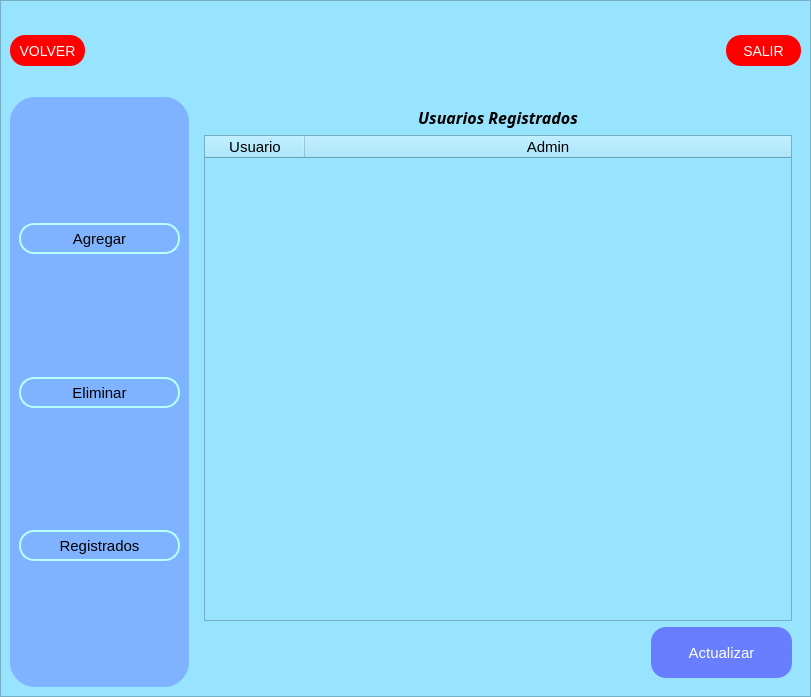
<?xml version="1.0" encoding="UTF-8"?>
<ui version="4.0">
 <class>MainWindow</class>
 <widget class="QMainWindow" name="MainWindow">
  <property name="geometry">
   <rect>
    <x>0</x>
    <y>0</y>
    <width>811</width>
    <height>697</height>
   </rect>
  </property>
  <property name="windowTitle">
   <string>MainWindow</string>
  </property>
  <widget class="QWidget" name="centralwidget">
   <layout class="QVBoxLayout" name="verticalLayout">
    <property name="leftMargin">
     <number>0</number>
    </property>
    <property name="topMargin">
     <number>0</number>
    </property>
    <property name="rightMargin">
     <number>0</number>
    </property>
    <property name="bottomMargin">
     <number>0</number>
    </property>
    <item>
     <widget class="QFrame" name="frame">
      <property name="styleSheet">
       <string notr="true">background-color:rgb(152, 228, 255);</string>
      </property>
      <property name="frameShape">
       <enum>QFrame::StyledPanel</enum>
      </property>
      <property name="frameShadow">
       <enum>QFrame::Raised</enum>
      </property>
      <layout class="QVBoxLayout" name="verticalLayout_10">
       <item>
        <layout class="QHBoxLayout" name="horizontalLayout">
         <item>
          <widget class="QPushButton" name="bt_salir_2">
           <property name="minimumSize">
            <size>
             <width>75</width>
             <height>31</height>
            </size>
           </property>
           <property name="maximumSize">
            <size>
             <width>75</width>
             <height>31</height>
            </size>
           </property>
           <property name="styleSheet">
            <string notr="true">background-color:red;
color:white;
font-size:14px;
border-radius:15px;</string>
           </property>
           <property name="text">
            <string>VOLVER</string>
           </property>
          </widget>
         </item>
         <item>
          <spacer name="horizontalSpacer">
           <property name="orientation">
            <enum>Qt::Horizontal</enum>
           </property>
           <property name="sizeHint" stdset="0">
            <size>
             <width>40</width>
             <height>20</height>
            </size>
           </property>
          </spacer>
         </item>
         <item>
          <widget class="QLabel" name="label_4">
           <property name="minimumSize">
            <size>
             <width>171</width>
             <height>81</height>
            </size>
           </property>
           <property name="maximumSize">
            <size>
             <width>171</width>
             <height>81</height>
            </size>
           </property>
           <property name="font">
            <font>
             <family>Hack Nerd Font Mono</family>
             <pointsize>12</pointsize>
             <weight>75</weight>
             <italic>true</italic>
             <bold>true</bold>
            </font>
           </property>
           <property name="styleSheet">
            <string notr="true"/>
           </property>
           <property name="text">
            <string/>
           </property>
           <property name="pixmap">
            <pixmap>imagenes/iutaImg.png</pixmap>
           </property>
           <property name="scaledContents">
            <bool>true</bool>
           </property>
          </widget>
         </item>
         <item>
          <spacer name="horizontalSpacer_2">
           <property name="orientation">
            <enum>Qt::Horizontal</enum>
           </property>
           <property name="sizeHint" stdset="0">
            <size>
             <width>40</width>
             <height>20</height>
            </size>
           </property>
          </spacer>
         </item>
         <item>
          <widget class="QPushButton" name="bt_salir">
           <property name="minimumSize">
            <size>
             <width>75</width>
             <height>31</height>
            </size>
           </property>
           <property name="maximumSize">
            <size>
             <width>75</width>
             <height>31</height>
            </size>
           </property>
           <property name="styleSheet">
            <string notr="true">background-color:red;
color:white;
font-size:14px;
border-radius:15px;</string>
           </property>
           <property name="text">
            <string>SALIR</string>
           </property>
          </widget>
         </item>
        </layout>
       </item>
       <item>
        <layout class="QHBoxLayout" name="horizontalLayout_21">
         <item>
          <widget class="QFrame" name="frame_2">
           <property name="styleSheet">
            <string notr="true">background-color:rgb(128, 179, 255);
border-radius:25px;</string>
           </property>
           <property name="frameShape">
            <enum>QFrame::StyledPanel</enum>
           </property>
           <property name="frameShadow">
            <enum>QFrame::Raised</enum>
           </property>
           <layout class="QVBoxLayout" name="verticalLayout_3">
            <item>
             <layout class="QVBoxLayout" name="verticalLayout_2">
              <item>
               <spacer name="verticalSpacer">
                <property name="orientation">
                 <enum>Qt::Vertical</enum>
                </property>
                <property name="sizeHint" stdset="0">
                 <size>
                  <width>20</width>
                  <height>40</height>
                 </size>
                </property>
               </spacer>
              </item>
              <item>
               <widget class="QPushButton" name="bt_aggView">
                <property name="minimumSize">
                 <size>
                  <width>161</width>
                  <height>31</height>
                 </size>
                </property>
                <property name="maximumSize">
                 <size>
                  <width>161</width>
                  <height>31</height>
                 </size>
                </property>
                <property name="styleSheet">
                 <string notr="true">font-size:15px;
border:2px solid rgb(182, 255, 250);
border-radius:15px;</string>
                </property>
                <property name="text">
                 <string>Agregar</string>
                </property>
                <property name="icon">
                 <iconset>
                  <normaloff>imagenes/adduser.png</normaloff>imagenes/adduser.png</iconset>
                </property>
                <property name="iconSize">
                 <size>
                  <width>20</width>
                  <height>20</height>
                 </size>
                </property>
               </widget>
              </item>
              <item>
               <spacer name="verticalSpacer_2">
                <property name="orientation">
                 <enum>Qt::Vertical</enum>
                </property>
                <property name="sizeHint" stdset="0">
                 <size>
                  <width>20</width>
                  <height>40</height>
                 </size>
                </property>
               </spacer>
              </item>
              <item>
               <widget class="QPushButton" name="bt_deleteView">
                <property name="minimumSize">
                 <size>
                  <width>161</width>
                  <height>31</height>
                 </size>
                </property>
                <property name="maximumSize">
                 <size>
                  <width>161</width>
                  <height>31</height>
                 </size>
                </property>
                <property name="styleSheet">
                 <string notr="true">font-size:15px;
border:2px solid rgb(182, 255, 250);
border-radius:15px;</string>
                </property>
                <property name="text">
                 <string>Eliminar</string>
                </property>
                <property name="icon">
                 <iconset>
                  <normaloff>imagenes/delete.png</normaloff>imagenes/delete.png</iconset>
                </property>
                <property name="iconSize">
                 <size>
                  <width>20</width>
                  <height>20</height>
                 </size>
                </property>
               </widget>
              </item>
              <item>
               <spacer name="verticalSpacer_3">
                <property name="orientation">
                 <enum>Qt::Vertical</enum>
                </property>
                <property name="sizeHint" stdset="0">
                 <size>
                  <width>20</width>
                  <height>40</height>
                 </size>
                </property>
               </spacer>
              </item>
              <item>
               <widget class="QPushButton" name="bt_database">
                <property name="minimumSize">
                 <size>
                  <width>161</width>
                  <height>31</height>
                 </size>
                </property>
                <property name="maximumSize">
                 <size>
                  <width>161</width>
                  <height>31</height>
                 </size>
                </property>
                <property name="styleSheet">
                 <string notr="true">font-size:15px;
border:2px solid rgb(182, 255, 250);
border-radius:15px;</string>
                </property>
                <property name="text">
                 <string>Registrados</string>
                </property>
                <property name="icon">
                 <iconset>
                  <normaloff>imagenes/users-line.png</normaloff>imagenes/users-line.png</iconset>
                </property>
                <property name="iconSize">
                 <size>
                  <width>20</width>
                  <height>20</height>
                 </size>
                </property>
               </widget>
              </item>
              <item>
               <spacer name="verticalSpacer_4">
                <property name="orientation">
                 <enum>Qt::Vertical</enum>
                </property>
                <property name="sizeHint" stdset="0">
                 <size>
                  <width>20</width>
                  <height>40</height>
                 </size>
                </property>
               </spacer>
              </item>
             </layout>
            </item>
           </layout>
          </widget>
         </item>
         <item>
          <widget class="QStackedWidget" name="stackedWidget">
           <property name="currentIndex">
            <number>1</number>
           </property>
           <widget class="QWidget" name="page_delete">
            <layout class="QVBoxLayout" name="verticalLayout_5">
             <item>
              <layout class="QVBoxLayout" name="verticalLayout_4">
               <item>
                <widget class="QLabel" name="label_12">
                 <property name="font">
                  <font>
                   <family>Hack Nerd Font Mono</family>
                   <pointsize>12</pointsize>
                   <weight>75</weight>
                   <italic>true</italic>
                   <bold>true</bold>
                  </font>
                 </property>
                 <property name="text">
                  <string>Eliminar Usuario</string>
                 </property>
                 <property name="textFormat">
                  <enum>Qt::AutoText</enum>
                 </property>
                 <property name="alignment">
                  <set>Qt::AlignCenter</set>
                 </property>
                </widget>
               </item>
               <item>
                <spacer name="verticalSpacer_8">
                 <property name="orientation">
                  <enum>Qt::Vertical</enum>
                 </property>
                 <property name="sizeHint" stdset="0">
                  <size>
                   <width>20</width>
                   <height>18</height>
                  </size>
                 </property>
                </spacer>
               </item>
               <item>
                <layout class="QHBoxLayout" name="horizontalLayout_6">
                 <item>
                  <spacer name="horizontalSpacer_14">
                   <property name="orientation">
                    <enum>Qt::Horizontal</enum>
                   </property>
                   <property name="sizeHint" stdset="0">
                    <size>
                     <width>18</width>
                     <height>20</height>
                    </size>
                   </property>
                  </spacer>
                 </item>
                 <item>
                  <widget class="QLineEdit" name="ln_busqueda">
                   <property name="minimumSize">
                    <size>
                     <width>311</width>
                     <height>31</height>
                    </size>
                   </property>
                   <property name="maximumSize">
                    <size>
                     <width>311</width>
                     <height>31</height>
                    </size>
                   </property>
                   <property name="styleSheet">
                    <string notr="true">border:none;
border-bottom:2px solid rgb(128, 179, 255);</string>
                   </property>
                  </widget>
                 </item>
                 <item>
                  <spacer name="horizontalSpacer_13">
                   <property name="orientation">
                    <enum>Qt::Horizontal</enum>
                   </property>
                   <property name="sizeHint" stdset="0">
                    <size>
                     <width>18</width>
                     <height>20</height>
                    </size>
                   </property>
                  </spacer>
                 </item>
                 <item>
                  <widget class="QPushButton" name="bt_search">
                   <property name="styleSheet">
                    <string notr="true">border:none;</string>
                   </property>
                   <property name="text">
                    <string/>
                   </property>
                   <property name="icon">
                    <iconset>
                     <normaloff>imagenes/search.png</normaloff>imagenes/search.png</iconset>
                   </property>
                   <property name="iconSize">
                    <size>
                     <width>20</width>
                     <height>20</height>
                    </size>
                   </property>
                  </widget>
                 </item>
                 <item>
                  <spacer name="horizontalSpacer_15">
                   <property name="orientation">
                    <enum>Qt::Horizontal</enum>
                   </property>
                   <property name="sizeHint" stdset="0">
                    <size>
                     <width>18</width>
                     <height>20</height>
                    </size>
                   </property>
                  </spacer>
                 </item>
                </layout>
               </item>
               <item>
                <spacer name="verticalSpacer_9">
                 <property name="orientation">
                  <enum>Qt::Vertical</enum>
                 </property>
                 <property name="sizeHint" stdset="0">
                  <size>
                   <width>20</width>
                   <height>18</height>
                  </size>
                 </property>
                </spacer>
               </item>
               <item>
                <layout class="QHBoxLayout" name="horizontalLayout_4">
                 <item>
                  <spacer name="horizontalSpacer_10">
                   <property name="orientation">
                    <enum>Qt::Horizontal</enum>
                   </property>
                   <property name="sizeHint" stdset="0">
                    <size>
                     <width>28</width>
                     <height>20</height>
                    </size>
                   </property>
                  </spacer>
                 </item>
                 <item>
                  <widget class="QLabel" name="label_10">
                   <property name="font">
                    <font>
                     <family>Hack Nerd Font Mono</family>
                     <pointsize>12</pointsize>
                     <weight>75</weight>
                     <italic>true</italic>
                     <bold>true</bold>
                    </font>
                   </property>
                   <property name="text">
                    <string>Usuario</string>
                   </property>
                  </widget>
                 </item>
                 <item>
                  <spacer name="horizontalSpacer_9">
                   <property name="orientation">
                    <enum>Qt::Horizontal</enum>
                   </property>
                   <property name="sizeHint" stdset="0">
                    <size>
                     <width>28</width>
                     <height>20</height>
                    </size>
                   </property>
                  </spacer>
                 </item>
                 <item>
                  <widget class="QLineEdit" name="txt_name_3">
                   <property name="sizePolicy">
                    <sizepolicy hsizetype="Minimum" vsizetype="Minimum">
                     <horstretch>0</horstretch>
                     <verstretch>0</verstretch>
                    </sizepolicy>
                   </property>
                   <property name="minimumSize">
                    <size>
                     <width>241</width>
                     <height>30</height>
                    </size>
                   </property>
                   <property name="maximumSize">
                    <size>
                     <width>241</width>
                     <height>30</height>
                    </size>
                   </property>
                   <property name="styleSheet">
                    <string notr="true">font-size:18px;
border:none;
border-bottom:2px solid white;
border-radius:10px;</string>
                   </property>
                  </widget>
                 </item>
                 <item>
                  <spacer name="horizontalSpacer_8">
                   <property name="orientation">
                    <enum>Qt::Horizontal</enum>
                   </property>
                   <property name="sizeHint" stdset="0">
                    <size>
                     <width>18</width>
                     <height>20</height>
                    </size>
                   </property>
                  </spacer>
                 </item>
                </layout>
               </item>
               <item>
                <spacer name="verticalSpacer_7">
                 <property name="orientation">
                  <enum>Qt::Vertical</enum>
                 </property>
                 <property name="sizeHint" stdset="0">
                  <size>
                   <width>20</width>
                   <height>40</height>
                  </size>
                 </property>
                </spacer>
               </item>
               <item>
                <layout class="QHBoxLayout" name="horizontalLayout_3">
                 <item>
                  <spacer name="horizontalSpacer_6">
                   <property name="orientation">
                    <enum>Qt::Horizontal</enum>
                   </property>
                   <property name="sizeHint" stdset="0">
                    <size>
                     <width>40</width>
                     <height>20</height>
                    </size>
                   </property>
                  </spacer>
                 </item>
                 <item>
                  <widget class="QLabel" name="label_11">
                   <property name="font">
                    <font>
                     <family>Hack Nerd Font Mono</family>
                     <pointsize>12</pointsize>
                     <weight>75</weight>
                     <italic>true</italic>
                     <bold>true</bold>
                    </font>
                   </property>
                   <property name="text">
                    <string>Permisos de 
Administrador</string>
                   </property>
                  </widget>
                 </item>
                 <item>
                  <spacer name="horizontalSpacer_5">
                   <property name="orientation">
                    <enum>Qt::Horizontal</enum>
                   </property>
                   <property name="sizeHint" stdset="0">
                    <size>
                     <width>40</width>
                     <height>20</height>
                    </size>
                   </property>
                  </spacer>
                 </item>
                 <item>
                  <layout class="QHBoxLayout" name="horizontalLayout_2">
                   <item>
                    <widget class="QRadioButton" name="rd_si_3">
                     <property name="font">
                      <font>
                       <pointsize>11</pointsize>
                      </font>
                     </property>
                     <property name="text">
                      <string>Si</string>
                     </property>
                    </widget>
                   </item>
                   <item>
                    <spacer name="horizontalSpacer_4">
                     <property name="orientation">
                      <enum>Qt::Horizontal</enum>
                     </property>
                     <property name="sizeHint" stdset="0">
                      <size>
                       <width>40</width>
                       <height>20</height>
                      </size>
                     </property>
                    </spacer>
                   </item>
                   <item>
                    <widget class="QRadioButton" name="rd_no_3">
                     <property name="font">
                      <font>
                       <pointsize>11</pointsize>
                      </font>
                     </property>
                     <property name="text">
                      <string>No</string>
                     </property>
                    </widget>
                   </item>
                  </layout>
                 </item>
                 <item>
                  <spacer name="horizontalSpacer_7">
                   <property name="orientation">
                    <enum>Qt::Horizontal</enum>
                   </property>
                   <property name="sizeHint" stdset="0">
                    <size>
                     <width>40</width>
                     <height>20</height>
                    </size>
                   </property>
                  </spacer>
                 </item>
                </layout>
               </item>
               <item>
                <spacer name="verticalSpacer_6">
                 <property name="orientation">
                  <enum>Qt::Vertical</enum>
                 </property>
                 <property name="sizeHint" stdset="0">
                  <size>
                   <width>20</width>
                   <height>40</height>
                  </size>
                 </property>
                </spacer>
               </item>
               <item>
                <layout class="QHBoxLayout" name="horizontalLayout_5">
                 <item>
                  <spacer name="horizontalSpacer_11">
                   <property name="orientation">
                    <enum>Qt::Horizontal</enum>
                   </property>
                   <property name="sizeHint" stdset="0">
                    <size>
                     <width>40</width>
                     <height>20</height>
                    </size>
                   </property>
                  </spacer>
                 </item>
                 <item>
                  <widget class="QPushButton" name="bt_delete">
                   <property name="minimumSize">
                    <size>
                     <width>141</width>
                     <height>51</height>
                    </size>
                   </property>
                   <property name="maximumSize">
                    <size>
                     <width>141</width>
                     <height>51</height>
                    </size>
                   </property>
                   <property name="styleSheet">
                    <string notr="true">QPushButton{border-radius:15px;
color:white;
font-size:15px;
background-color: rgb(104, 126, 255);
}
QPushButton:hover{
background-color:rgba(0,0,0,0.5);
font-size:18px;
}</string>
                   </property>
                   <property name="text">
                    <string>Eliminar</string>
                   </property>
                  </widget>
                 </item>
                 <item>
                  <spacer name="horizontalSpacer_12">
                   <property name="orientation">
                    <enum>Qt::Horizontal</enum>
                   </property>
                   <property name="sizeHint" stdset="0">
                    <size>
                     <width>40</width>
                     <height>20</height>
                    </size>
                   </property>
                  </spacer>
                 </item>
                </layout>
               </item>
              </layout>
             </item>
            </layout>
           </widget>
           <widget class="QWidget" name="page">
            <layout class="QVBoxLayout" name="verticalLayout_7">
             <item>
              <layout class="QVBoxLayout" name="verticalLayout_6">
               <item>
                <layout class="QHBoxLayout" name="horizontalLayout_8">
                 <item>
                  <spacer name="horizontalSpacer_16">
                   <property name="orientation">
                    <enum>Qt::Horizontal</enum>
                   </property>
                   <property name="sizeHint" stdset="0">
                    <size>
                     <width>40</width>
                     <height>20</height>
                    </size>
                   </property>
                  </spacer>
                 </item>
                 <item>
                  <widget class="QLabel" name="label_13">
                   <property name="font">
                    <font>
                     <family>Hack Nerd Font Mono</family>
                     <pointsize>12</pointsize>
                     <weight>75</weight>
                     <italic>true</italic>
                     <bold>true</bold>
                    </font>
                   </property>
                   <property name="text">
                    <string>Usuarios Registrados</string>
                   </property>
                   <property name="textFormat">
                    <enum>Qt::AutoText</enum>
                   </property>
                   <property name="alignment">
                    <set>Qt::AlignCenter</set>
                   </property>
                  </widget>
                 </item>
                 <item>
                  <spacer name="horizontalSpacer_17">
                   <property name="orientation">
                    <enum>Qt::Horizontal</enum>
                   </property>
                   <property name="sizeHint" stdset="0">
                    <size>
                     <width>40</width>
                     <height>20</height>
                    </size>
                   </property>
                  </spacer>
                 </item>
                </layout>
               </item>
               <item>
                <widget class="QTableWidget" name="tableWidget">
                 <property name="minimumSize">
                  <size>
                   <width>0</width>
                   <height>470</height>
                  </size>
                 </property>
                 <property name="styleSheet">
                  <string notr="true">background-color:rgb(152, 228, 255);
font-size:15px;</string>
                 </property>
                 <property name="rowCount">
                  <number>0</number>
                 </property>
                 <attribute name="horizontalHeaderStretchLastSection">
                  <bool>true</bool>
                 </attribute>
                 <column>
                  <property name="text">
                   <string>Usuario</string>
                  </property>
                 </column>
                 <column>
                  <property name="text">
                   <string>Admin</string>
                  </property>
                 </column>
                </widget>
               </item>
               <item>
                <layout class="QHBoxLayout" name="horizontalLayout_7">
                 <item>
                  <spacer name="horizontalSpacer_3">
                   <property name="orientation">
                    <enum>Qt::Horizontal</enum>
                   </property>
                   <property name="sizeHint" stdset="0">
                    <size>
                     <width>40</width>
                     <height>20</height>
                    </size>
                   </property>
                  </spacer>
                 </item>
                 <item>
                  <widget class="QPushButton" name="bt_act">
                   <property name="minimumSize">
                    <size>
                     <width>141</width>
                     <height>51</height>
                    </size>
                   </property>
                   <property name="maximumSize">
                    <size>
                     <width>141</width>
                     <height>51</height>
                    </size>
                   </property>
                   <property name="styleSheet">
                    <string notr="true">border-radius:15px;
color:white;
font-size:15px;
background-color: rgb(104, 126, 255);</string>
                   </property>
                   <property name="text">
                    <string>Actualizar</string>
                   </property>
                   <property name="iconSize">
                    <size>
                     <width>20</width>
                     <height>20</height>
                    </size>
                   </property>
                  </widget>
                 </item>
                </layout>
               </item>
              </layout>
             </item>
            </layout>
           </widget>
           <widget class="QWidget" name="page_add">
            <layout class="QVBoxLayout" name="verticalLayout_9">
             <item>
              <layout class="QVBoxLayout" name="verticalLayout_8">
               <item>
                <widget class="QLabel" name="label">
                 <property name="font">
                  <font>
                   <family>Hack Nerd Font Mono</family>
                   <pointsize>12</pointsize>
                   <weight>75</weight>
                   <italic>true</italic>
                   <bold>true</bold>
                  </font>
                 </property>
                 <property name="text">
                  <string>Registro de Usuario</string>
                 </property>
                 <property name="textFormat">
                  <enum>Qt::AutoText</enum>
                 </property>
                 <property name="alignment">
                  <set>Qt::AlignCenter</set>
                 </property>
                </widget>
               </item>
               <item>
                <spacer name="verticalSpacer_13">
                 <property name="orientation">
                  <enum>Qt::Vertical</enum>
                 </property>
                 <property name="sizeHint" stdset="0">
                  <size>
                   <width>20</width>
                   <height>18</height>
                  </size>
                 </property>
                </spacer>
               </item>
               <item>
                <layout class="QHBoxLayout" name="horizontalLayout_15">
                 <item>
                  <spacer name="horizontalSpacer_27">
                   <property name="orientation">
                    <enum>Qt::Horizontal</enum>
                   </property>
                   <property name="sizeHint" stdset="0">
                    <size>
                     <width>40</width>
                     <height>20</height>
                    </size>
                   </property>
                  </spacer>
                 </item>
                 <item>
                  <layout class="QHBoxLayout" name="horizontalLayout_13">
                   <item>
                    <widget class="QLabel" name="label_2">
                     <property name="font">
                      <font>
                       <family>Hack Nerd Font Mono</family>
                       <pointsize>12</pointsize>
                       <weight>75</weight>
                       <italic>true</italic>
                       <bold>true</bold>
                      </font>
                     </property>
                     <property name="text">
                      <string>Usuario</string>
                     </property>
                    </widget>
                   </item>
                   <item>
                    <spacer name="horizontalSpacer_22">
                     <property name="orientation">
                      <enum>Qt::Horizontal</enum>
                     </property>
                     <property name="sizeHint" stdset="0">
                      <size>
                       <width>13</width>
                       <height>20</height>
                      </size>
                     </property>
                    </spacer>
                   </item>
                   <item>
                    <widget class="QLineEdit" name="txt_name">
                     <property name="sizePolicy">
                      <sizepolicy hsizetype="Minimum" vsizetype="Minimum">
                       <horstretch>0</horstretch>
                       <verstretch>0</verstretch>
                      </sizepolicy>
                     </property>
                     <property name="minimumSize">
                      <size>
                       <width>200</width>
                       <height>31</height>
                      </size>
                     </property>
                     <property name="maximumSize">
                      <size>
                       <width>200</width>
                       <height>31</height>
                      </size>
                     </property>
                     <property name="styleSheet">
                      <string notr="true">font-size:18px;
border:none;
border-bottom:2px solid white;
border-radius:10px;</string>
                     </property>
                    </widget>
                   </item>
                  </layout>
                 </item>
                 <item>
                  <spacer name="horizontalSpacer_26">
                   <property name="orientation">
                    <enum>Qt::Horizontal</enum>
                   </property>
                   <property name="sizeHint" stdset="0">
                    <size>
                     <width>28</width>
                     <height>20</height>
                    </size>
                   </property>
                  </spacer>
                 </item>
                </layout>
               </item>
               <item>
                <spacer name="verticalSpacer_14">
                 <property name="orientation">
                  <enum>Qt::Vertical</enum>
                 </property>
                 <property name="sizeHint" stdset="0">
                  <size>
                   <width>20</width>
                   <height>18</height>
                  </size>
                 </property>
                </spacer>
               </item>
               <item>
                <layout class="QHBoxLayout" name="horizontalLayout_16">
                 <item>
                  <spacer name="horizontalSpacer_32">
                   <property name="orientation">
                    <enum>Qt::Horizontal</enum>
                   </property>
                   <property name="sizeHint" stdset="0">
                    <size>
                     <width>28</width>
                     <height>20</height>
                    </size>
                   </property>
                  </spacer>
                 </item>
                 <item>
                  <layout class="QHBoxLayout" name="horizontalLayout_12">
                   <item>
                    <widget class="QLabel" name="label_3">
                     <property name="font">
                      <font>
                       <family>Hack Nerd Font Mono</family>
                       <pointsize>12</pointsize>
                       <weight>75</weight>
                       <italic>true</italic>
                       <bold>true</bold>
                      </font>
                     </property>
                     <property name="text">
                      <string>Contraseña</string>
                     </property>
                    </widget>
                   </item>
                   <item>
                    <spacer name="horizontalSpacer_23">
                     <property name="orientation">
                      <enum>Qt::Horizontal</enum>
                     </property>
                     <property name="sizeHint" stdset="0">
                      <size>
                       <width>13</width>
                       <height>20</height>
                      </size>
                     </property>
                    </spacer>
                   </item>
                   <item>
                    <widget class="QLineEdit" name="txt_password">
                     <property name="sizePolicy">
                      <sizepolicy hsizetype="Minimum" vsizetype="Fixed">
                       <horstretch>0</horstretch>
                       <verstretch>0</verstretch>
                      </sizepolicy>
                     </property>
                     <property name="minimumSize">
                      <size>
                       <width>200</width>
                       <height>31</height>
                      </size>
                     </property>
                     <property name="maximumSize">
                      <size>
                       <width>200</width>
                       <height>31</height>
                      </size>
                     </property>
                     <property name="styleSheet">
                      <string notr="true">border:none;
border-bottom:2px solid white;
font-size:18px;
border-radius:10px;</string>
                     </property>
                    </widget>
                   </item>
                  </layout>
                 </item>
                 <item>
                  <spacer name="horizontalSpacer_31">
                   <property name="orientation">
                    <enum>Qt::Horizontal</enum>
                   </property>
                   <property name="sizeHint" stdset="0">
                    <size>
                     <width>28</width>
                     <height>20</height>
                    </size>
                   </property>
                  </spacer>
                 </item>
                </layout>
               </item>
               <item>
                <spacer name="verticalSpacer_12">
                 <property name="orientation">
                  <enum>Qt::Vertical</enum>
                 </property>
                 <property name="sizeHint" stdset="0">
                  <size>
                   <width>20</width>
                   <height>18</height>
                  </size>
                 </property>
                </spacer>
               </item>
               <item>
                <layout class="QHBoxLayout" name="horizontalLayout_20">
                 <item>
                  <spacer name="horizontalSpacer_25">
                   <property name="orientation">
                    <enum>Qt::Horizontal</enum>
                   </property>
                   <property name="sizeHint" stdset="0">
                    <size>
                     <width>40</width>
                     <height>20</height>
                    </size>
                   </property>
                  </spacer>
                 </item>
                 <item>
                  <layout class="QHBoxLayout" name="horizontalLayout_11">
                   <item>
                    <widget class="QLabel" name="label_5">
                     <property name="font">
                      <font>
                       <family>Hack Nerd Font Mono</family>
                       <pointsize>12</pointsize>
                       <weight>75</weight>
                       <italic>true</italic>
                       <bold>true</bold>
                      </font>
                     </property>
                     <property name="text">
                      <string>Permisos de 
Administrador</string>
                     </property>
                    </widget>
                   </item>
                   <item>
                    <spacer name="horizontalSpacer_19">
                     <property name="orientation">
                      <enum>Qt::Horizontal</enum>
                     </property>
                     <property name="sizeHint" stdset="0">
                      <size>
                       <width>40</width>
                       <height>20</height>
                      </size>
                     </property>
                    </spacer>
                   </item>
                   <item>
                    <layout class="QHBoxLayout" name="horizontalLayout_10">
                     <item>
                      <widget class="QRadioButton" name="rd_si">
                       <property name="font">
                        <font>
                         <pointsize>11</pointsize>
                        </font>
                       </property>
                       <property name="text">
                        <string>Si</string>
                       </property>
                      </widget>
                     </item>
                     <item>
                      <widget class="QRadioButton" name="rd_no">
                       <property name="font">
                        <font>
                         <pointsize>11</pointsize>
                        </font>
                       </property>
                       <property name="text">
                        <string>No</string>
                       </property>
                      </widget>
                     </item>
                    </layout>
                   </item>
                  </layout>
                 </item>
                 <item>
                  <spacer name="horizontalSpacer_35">
                   <property name="orientation">
                    <enum>Qt::Horizontal</enum>
                   </property>
                   <property name="sizeHint" stdset="0">
                    <size>
                     <width>40</width>
                     <height>20</height>
                    </size>
                   </property>
                  </spacer>
                 </item>
                </layout>
               </item>
               <item>
                <spacer name="verticalSpacer_5">
                 <property name="orientation">
                  <enum>Qt::Vertical</enum>
                 </property>
                 <property name="sizeHint" stdset="0">
                  <size>
                   <width>20</width>
                   <height>18</height>
                  </size>
                 </property>
                </spacer>
               </item>
               <item>
                <layout class="QHBoxLayout" name="horizontalLayout_17">
                 <item>
                  <spacer name="horizontalSpacer_21">
                   <property name="orientation">
                    <enum>Qt::Horizontal</enum>
                   </property>
                   <property name="sizeHint" stdset="0">
                    <size>
                     <width>18</width>
                     <height>20</height>
                    </size>
                   </property>
                  </spacer>
                 </item>
                 <item>
                  <layout class="QHBoxLayout" name="horizontalLayout_9">
                   <item>
                    <widget class="QPushButton" name="bt_clear">
                     <property name="minimumSize">
                      <size>
                       <width>141</width>
                       <height>51</height>
                      </size>
                     </property>
                     <property name="maximumSize">
                      <size>
                       <width>141</width>
                       <height>51</height>
                      </size>
                     </property>
                     <property name="styleSheet">
                      <string notr="true">QPushButton{border-radius:15px;
color:white;
font-size:15px;
background-color: rgb(104, 126, 255);
}
QPushButton:hover{
background-color:rgba(0,0,0,0.5);
font-size:18px;
}</string>
                     </property>
                     <property name="text">
                      <string>Limpiar</string>
                     </property>
                    </widget>
                   </item>
                   <item>
                    <spacer name="horizontalSpacer_18">
                     <property name="orientation">
                      <enum>Qt::Horizontal</enum>
                     </property>
                     <property name="sizeHint" stdset="0">
                      <size>
                       <width>40</width>
                       <height>20</height>
                      </size>
                     </property>
                    </spacer>
                   </item>
                   <item>
                    <widget class="QPushButton" name="bt_register">
                     <property name="minimumSize">
                      <size>
                       <width>141</width>
                       <height>51</height>
                      </size>
                     </property>
                     <property name="maximumSize">
                      <size>
                       <width>141</width>
                       <height>51</height>
                      </size>
                     </property>
                     <property name="styleSheet">
                      <string notr="true">QPushButton{border-radius:15px;
color:white;
font-size:15px;
background-color: rgb(104, 126, 255);
}
QPushButton:hover{
background-color:rgba(0,0,0,0.5);
font-size:18px;
}</string>
                     </property>
                     <property name="text">
                      <string>Registrar</string>
                     </property>
                    </widget>
                   </item>
                  </layout>
                 </item>
                 <item>
                  <spacer name="horizontalSpacer_20">
                   <property name="orientation">
                    <enum>Qt::Horizontal</enum>
                   </property>
                   <property name="sizeHint" stdset="0">
                    <size>
                     <width>40</width>
                     <height>20</height>
                    </size>
                   </property>
                  </spacer>
                 </item>
                </layout>
               </item>
              </layout>
             </item>
            </layout>
           </widget>
          </widget>
         </item>
        </layout>
       </item>
      </layout>
     </widget>
    </item>
   </layout>
  </widget>
 </widget>
 <resources/>
 <connections/>
</ui>
